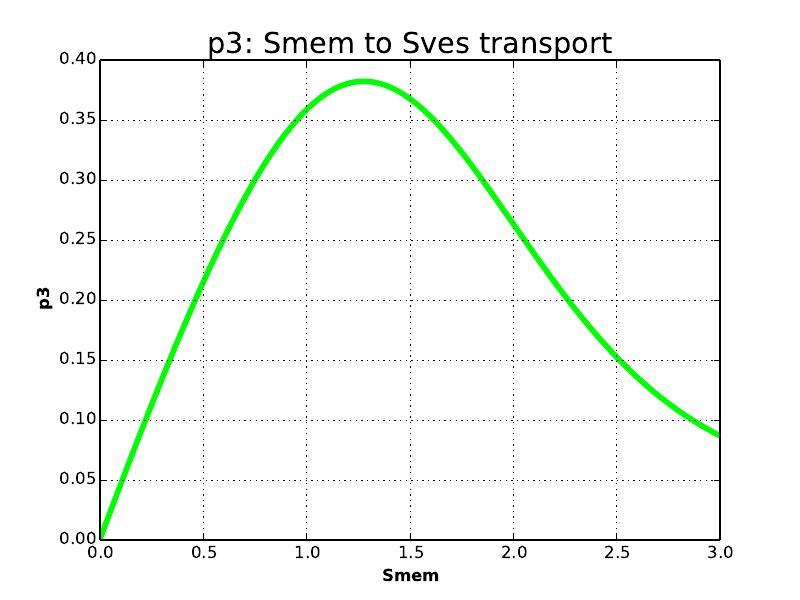

Generate this figure with Python:
from BetaArrestin import *
from FigDisplay import *

sim = pd.read_csv( 'SmemVsp3.csv' )

fig, ax = genfig()

ax.clear()
ax.set_xlabel("Smem")
ax.set_ylabel("p3")
ax.set_xlim(auto=True)
ax.set_ylim(0, 0.4)
ax.set_title("p3: Smem to Sves transport")
ax.plot( sim.Smem, sim.p3, color='lime', label="p3()" )
fig.savefig( "SmemVsp3.pdf", transparent=True )
showfig()
